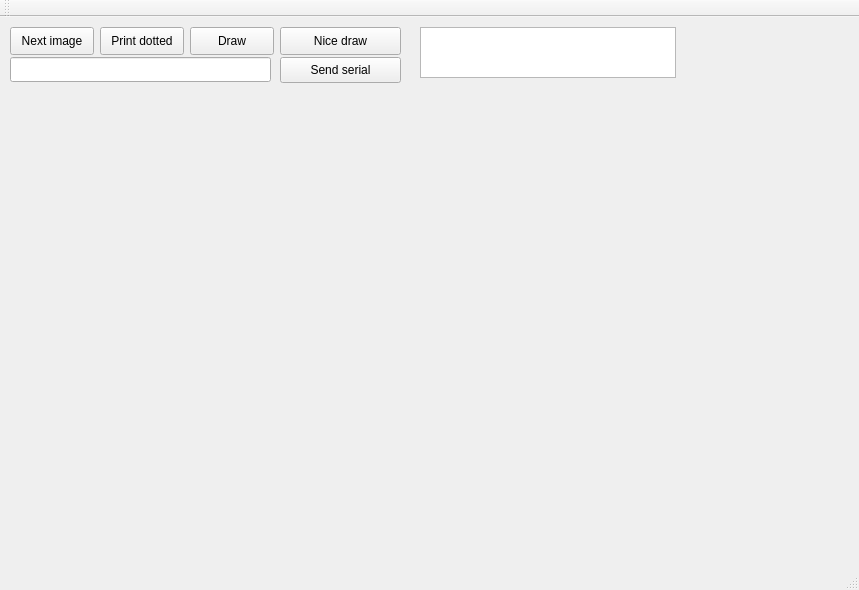
<?xml version="1.0" encoding="UTF-8"?>
<ui version="4.0">
 <class>MainWindow</class>
 <widget class="QMainWindow" name="MainWindow">
  <property name="geometry">
   <rect>
    <x>0</x>
    <y>0</y>
    <width>859</width>
    <height>590</height>
   </rect>
  </property>
  <property name="focusPolicy">
   <enum>Qt::StrongFocus</enum>
  </property>
  <property name="windowTitle">
   <string>MainWindow</string>
  </property>
  <widget class="QWidget" name="centralWidget">
   <widget class="QPushButton" name="bImg">
    <property name="geometry">
     <rect>
      <x>10</x>
      <y>10</y>
      <width>84</width>
      <height>28</height>
     </rect>
    </property>
    <property name="text">
     <string>Next image</string>
    </property>
   </widget>
   <widget class="QPushButton" name="bPrintDotted">
    <property name="geometry">
     <rect>
      <x>100</x>
      <y>10</y>
      <width>84</width>
      <height>28</height>
     </rect>
    </property>
    <property name="text">
     <string>Print dotted</string>
    </property>
   </widget>
   <widget class="QPushButton" name="bPrintDraw">
    <property name="geometry">
     <rect>
      <x>190</x>
      <y>10</y>
      <width>84</width>
      <height>28</height>
     </rect>
    </property>
    <property name="text">
     <string>Draw</string>
    </property>
   </widget>
   <widget class="QPushButton" name="bNiceDraw">
    <property name="geometry">
     <rect>
      <x>280</x>
      <y>10</y>
      <width>121</width>
      <height>28</height>
     </rect>
    </property>
    <property name="text">
     <string>Nice draw</string>
    </property>
   </widget>
   <widget class="QLineEdit" name="tbSendSerial">
    <property name="geometry">
     <rect>
      <x>10</x>
      <y>40</y>
      <width>261</width>
      <height>25</height>
     </rect>
    </property>
   </widget>
   <widget class="QTextBrowser" name="tbSerial">
    <property name="geometry">
     <rect>
      <x>420</x>
      <y>10</y>
      <width>256</width>
      <height>51</height>
     </rect>
    </property>
   </widget>
   <widget class="QPushButton" name="bSendSerial">
    <property name="geometry">
     <rect>
      <x>280</x>
      <y>40</y>
      <width>121</width>
      <height>26</height>
     </rect>
    </property>
    <property name="text">
     <string>Send serial</string>
    </property>
   </widget>
  </widget>
  <widget class="QMenuBar" name="menuBar">
   <property name="geometry">
    <rect>
     <x>0</x>
     <y>0</y>
     <width>859</width>
     <height>23</height>
    </rect>
   </property>
  </widget>
  <widget class="QToolBar" name="mainToolBar">
   <attribute name="toolBarArea">
    <enum>TopToolBarArea</enum>
   </attribute>
   <attribute name="toolBarBreak">
    <bool>false</bool>
   </attribute>
  </widget>
  <widget class="QStatusBar" name="statusBar"/>
 </widget>
 <layoutdefault spacing="6" margin="11"/>
 <resources/>
 <connections/>
</ui>
